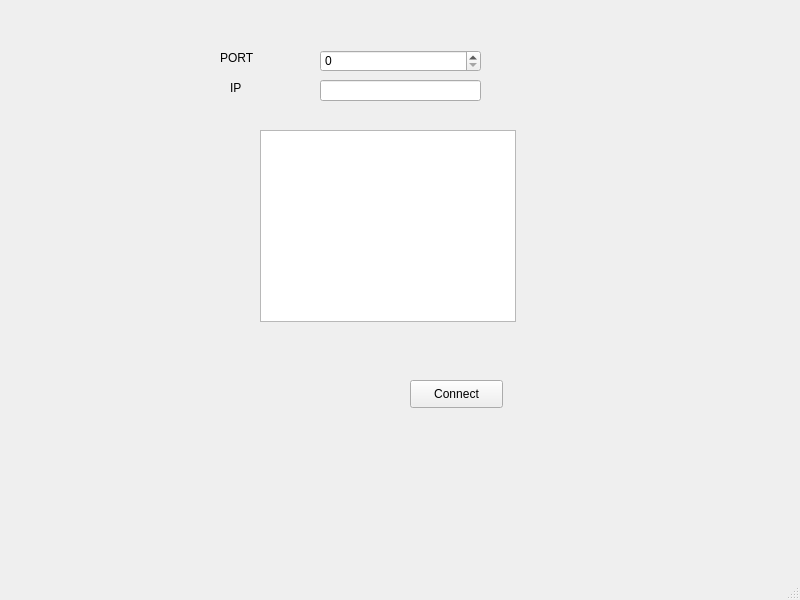
<?xml version="1.0" encoding="UTF-8"?>
<ui version="4.0">
 <class>MainWindow</class>
 <widget class="QMainWindow" name="MainWindow">
  <property name="geometry">
   <rect>
    <x>0</x>
    <y>0</y>
    <width>800</width>
    <height>600</height>
   </rect>
  </property>
  <property name="windowTitle">
   <string>MainWindow</string>
  </property>
  <widget class="QWidget" name="centralwidget">
   <widget class="QPushButton" name="button_connect">
    <property name="geometry">
     <rect>
      <x>410</x>
      <y>380</y>
      <width>93</width>
      <height>28</height>
     </rect>
    </property>
    <property name="text">
     <string>Connect</string>
    </property>
   </widget>
   <widget class="QLabel" name="label">
    <property name="geometry">
     <rect>
      <x>220</x>
      <y>50</y>
      <width>56</width>
      <height>16</height>
     </rect>
    </property>
    <property name="text">
     <string>PORT</string>
    </property>
   </widget>
   <widget class="QSpinBox" name="spinBox">
    <property name="geometry">
     <rect>
      <x>320</x>
      <y>50</y>
      <width>161</width>
      <height>22</height>
     </rect>
    </property>
    <property name="maximum">
     <number>999999</number>
    </property>
   </widget>
   <widget class="QListWidget" name="listWidget">
    <property name="geometry">
     <rect>
      <x>260</x>
      <y>130</y>
      <width>256</width>
      <height>192</height>
     </rect>
    </property>
   </widget>
   <widget class="QLineEdit" name="lineEdit">
    <property name="geometry">
     <rect>
      <x>320</x>
      <y>80</y>
      <width>161</width>
      <height>21</height>
     </rect>
    </property>
   </widget>
   <widget class="QLabel" name="label_2">
    <property name="geometry">
     <rect>
      <x>230</x>
      <y>80</y>
      <width>56</width>
      <height>16</height>
     </rect>
    </property>
    <property name="text">
     <string>IP</string>
    </property>
   </widget>
  </widget>
  <widget class="QMenuBar" name="menubar">
   <property name="geometry">
    <rect>
     <x>0</x>
     <y>0</y>
     <width>800</width>
     <height>26</height>
    </rect>
   </property>
  </widget>
  <widget class="QStatusBar" name="statusbar"/>
 </widget>
 <resources/>
 <connections/>
</ui>
